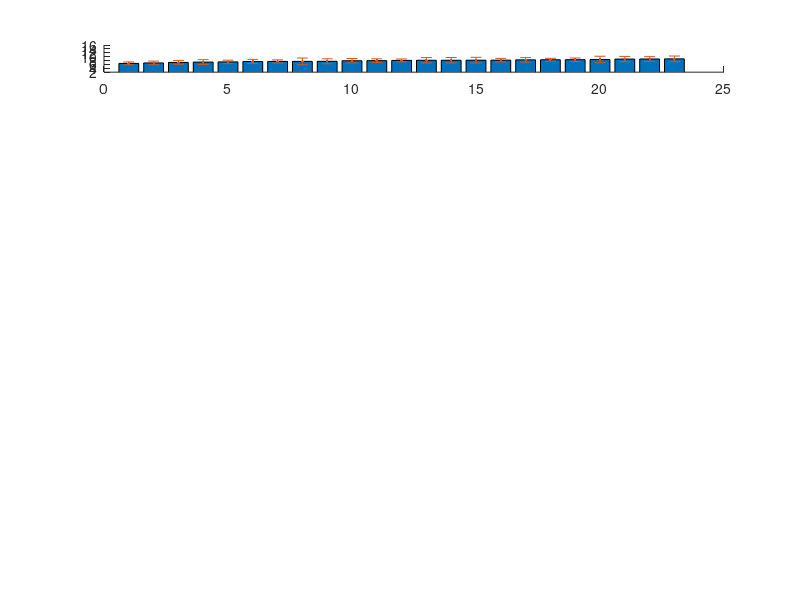

Write MATLAB code to recreate this figure. (Note: this script raises an error after producing the figure.)
load('PAN_TCGA.mat')
figure


%%%Get mean IMPRES,mutation count
uc = unique(PAN_TCGA.canc);
MM=[];SDM=[];MI=[];SDI=[];
for i = 1:length(uc)
    i
    ids = find(strcmp(PAN_TCGA.canc,uc(i)));
    cnts(i) = nnz(ids);
    MM(i) = mean(PAN_TCGA.MUT(ids));
    SDM(i) = std(PAN_TCGA.MUT(ids));
    MI(i) = mean(PAN_TCGA.IMPRES(ids));
    SDI(i) = std(PAN_TCGA.IMPRES(ids));
end


%%%sort by IMPRES
[MI1,si] = sort(MI);
SDI1 = SDI(si);
MM1 = MM(si);
SDM1 = SDM(si);
cnts2 = cnts(si);

for i = 1:length(uc)
    ntx{i} = ['n=',num2str(cnts2(i))];
end

%%%Plot bar of IMPRES
subplot(8,1,1)
hold on
bar(1:23,MI1,0.8)
ylim([2,16])
errorbar(1:23,MI1,SDI1,'.')
% text(1:23,MI1,ntx,...
%     'HorizontalAlignment','center',...
%     'VerticalAlignment','bottom') 

[dotxI,dotyI] = GENdotPlot(PAN_TCGA.IMPRES,PAN_TCGA.canc,uc(si));
scatter(dotxI,dotyI,10,'filled')
ylabel('IMPRES')
% xlabel(uc(si))



%%%Plot bar of mutation count
subplot(8,1,2)
hold on
bar(1:23,MM1,0.8)
ylim([0,2000])

errorbar(1:23,MM1,SDM1,'.')
% text(1:23,MI1,ntx,...
%     'HorizontalAlignment','center',...
%     'VerticalAlignment','bottom') 

[dotxM,dotyM] = GENdotPlot(PAN_TCGA.MUT,PAN_TCGA.canc,uc(si));
hold on
scatter(dotxM,dotyM,10,'filled')
ylabel('Mutation count')
% xlabel(uc(si))

%%%Plot corr plor
subplot(8,1,3:8)
scatter(MI1,MM1,cnts(si),'filled','MarkerEdgeColor',[0 .1 .1],'MarkerFaceColor',[0 .9 .7])
[rho1,pp1]=corr(MI1',MM1','type','Spearman')
xlabel('IMPRES')
ylabel('Mutation count')
dx = 0.1; dy = 0.1;


for i = 1:length(uc)
    txts{i} = [uc(si(i));'';ntx(i)];
end
text(MI1-dx, MM1-dy, txts);






